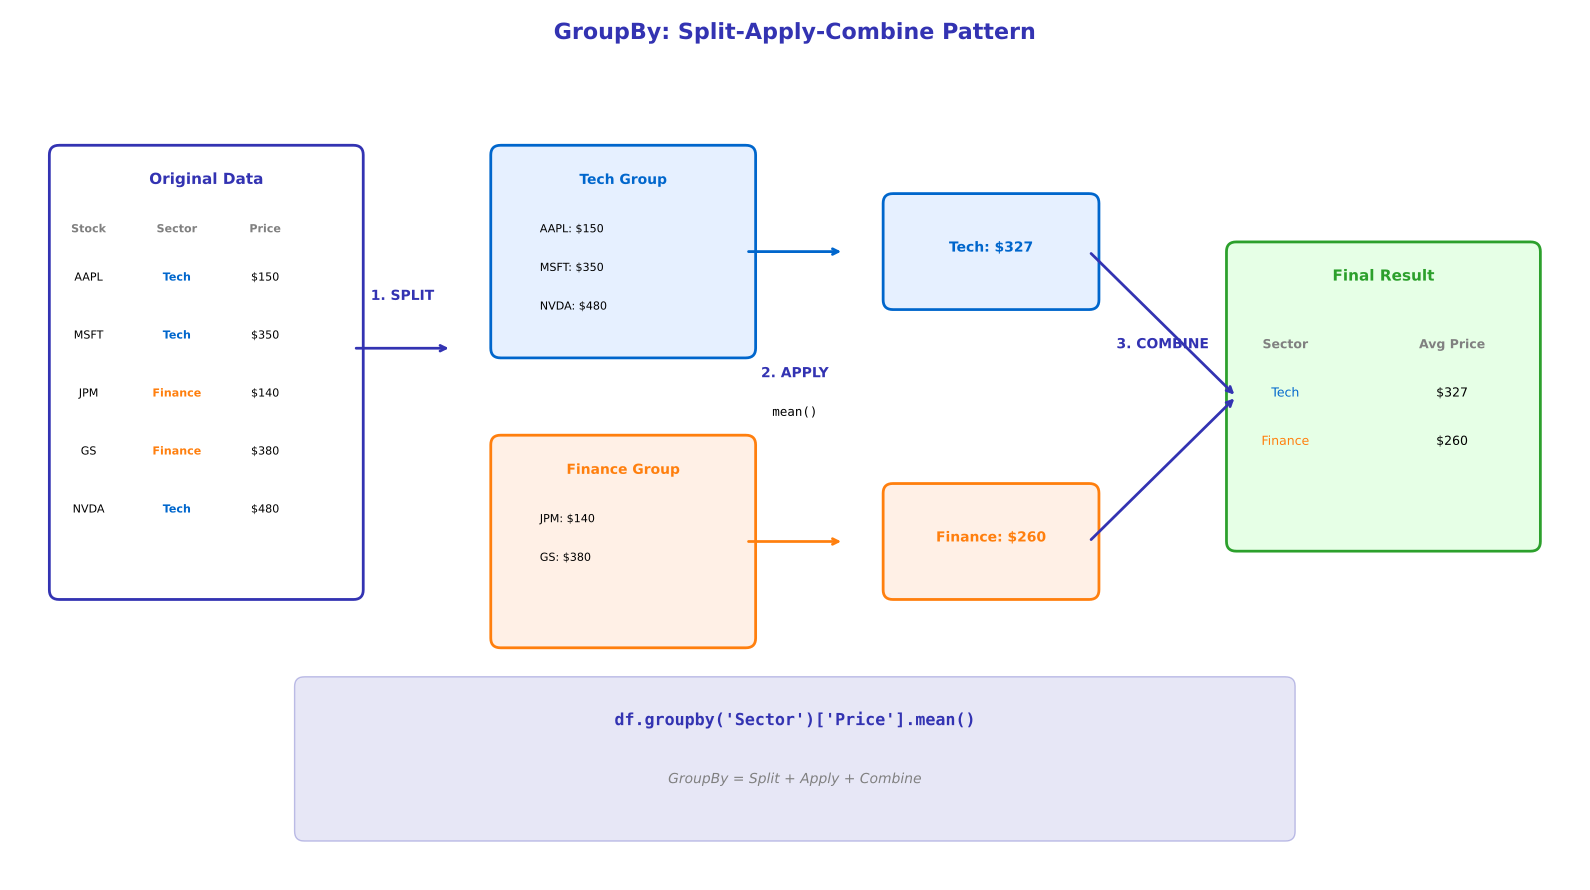

Reproduce this figure in Python.
"""Split-Apply-Combine - GroupBy conceptual diagram"""
import matplotlib.pyplot as plt
import matplotlib.patches as patches
from matplotlib.patches import FancyBboxPatch, FancyArrowPatch
import numpy as np
from pathlib import Path

# Standard matplotlib configuration
plt.rcParams.update({
    'font.size': 10,
    'axes.labelsize': 10,
    'axes.titlesize': 11,
    'xtick.labelsize': 9,
    'ytick.labelsize': 9,
    'legend.fontsize': 9,
    'figure.figsize': (10, 6),
    'figure.dpi': 150
})

# Course colors
MLPURPLE = '#3333B2'
MLLAVENDER = '#ADADE0'
MLBLUE = '#0066CC'
MLORANGE = '#FF7F0E'
MLGREEN = '#2CA02C'
MLRED = '#D62728'

fig, ax = plt.subplots(figsize=(16, 9))
ax.set_xlim(0, 16)
ax.set_ylim(0, 9)
ax.axis('off')

# Title
ax.text(8, 8.7, 'GroupBy: Split-Apply-Combine Pattern', ha='center',
        fontsize=16, fontweight='bold', color=MLPURPLE)

# Step 1: Original Data
orig_box = FancyBboxPatch((0.5, 3), 3, 4.5, boxstyle="round,pad=0.1",
                          edgecolor=MLPURPLE, facecolor='white', linewidth=2)
ax.add_patch(orig_box)
ax.text(2, 7.2, 'Original Data', ha='center', fontsize=11, fontweight='bold', color=MLPURPLE)

# Sample data
data = [
    ('AAPL', 'Tech', 150),
    ('MSFT', 'Tech', 350),
    ('JPM', 'Finance', 140),
    ('GS', 'Finance', 380),
    ('NVDA', 'Tech', 480),
]
headers = ['Stock', 'Sector', 'Price']
for i, h in enumerate(headers):
    ax.text(0.8 + i*0.9, 6.7, h, ha='center', fontsize=8, fontweight='bold', color='gray')
for i, (stock, sector, price) in enumerate(data):
    y = 6.2 - i*0.6
    color = MLBLUE if sector == 'Tech' else MLORANGE
    ax.text(0.8, y, stock, ha='center', fontsize=8)
    ax.text(1.7, y, sector, ha='center', fontsize=8, color=color, fontweight='bold')
    ax.text(2.6, y, f'${price}', ha='center', fontsize=8)

# Arrow to Split
ax.annotate('', xy=(4.5, 5.5), xytext=(3.5, 5.5),
            arrowprops=dict(arrowstyle='->', color=MLPURPLE, lw=2))
ax.text(4, 6, '1. SPLIT', ha='center', fontsize=10, fontweight='bold', color=MLPURPLE)

# Step 2: Split Groups
# Tech group
tech_box = FancyBboxPatch((5, 5.5), 2.5, 2, boxstyle="round,pad=0.1",
                          edgecolor=MLBLUE, facecolor='#E6F0FF', linewidth=2)
ax.add_patch(tech_box)
ax.text(6.25, 7.2, 'Tech Group', ha='center', fontsize=10, fontweight='bold', color=MLBLUE)
tech_data = [('AAPL', 150), ('MSFT', 350), ('NVDA', 480)]
for i, (s, p) in enumerate(tech_data):
    ax.text(5.4, 6.7 - i*0.4, f'{s}: ${p}', fontsize=8)

# Finance group
fin_box = FancyBboxPatch((5, 2.5), 2.5, 2, boxstyle="round,pad=0.1",
                         edgecolor=MLORANGE, facecolor='#FFF0E6', linewidth=2)
ax.add_patch(fin_box)
ax.text(6.25, 4.2, 'Finance Group', ha='center', fontsize=10, fontweight='bold', color=MLORANGE)
fin_data = [('JPM', 140), ('GS', 380)]
for i, (s, p) in enumerate(fin_data):
    ax.text(5.4, 3.7 - i*0.4, f'{s}: ${p}', fontsize=8)

# Arrow to Apply
ax.annotate('', xy=(8.5, 6.5), xytext=(7.5, 6.5),
            arrowprops=dict(arrowstyle='->', color=MLBLUE, lw=2))
ax.annotate('', xy=(8.5, 3.5), xytext=(7.5, 3.5),
            arrowprops=dict(arrowstyle='->', color=MLORANGE, lw=2))
ax.text(8, 5.2, '2. APPLY', ha='center', fontsize=10, fontweight='bold', color=MLPURPLE)
ax.text(8, 4.8, 'mean()', ha='center', fontsize=9, family='monospace')

# Step 3: Applied results
tech_result = FancyBboxPatch((9, 6), 2, 1, boxstyle="round,pad=0.1",
                             edgecolor=MLBLUE, facecolor='#E6F0FF', linewidth=2)
ax.add_patch(tech_result)
ax.text(10, 6.5, f'Tech: ${(150+350+480)/3:.0f}', ha='center', fontsize=10,
        fontweight='bold', color=MLBLUE)

fin_result = FancyBboxPatch((9, 3), 2, 1, boxstyle="round,pad=0.1",
                            edgecolor=MLORANGE, facecolor='#FFF0E6', linewidth=2)
ax.add_patch(fin_result)
ax.text(10, 3.5, f'Finance: ${(140+380)/2:.0f}', ha='center', fontsize=10,
        fontweight='bold', color=MLORANGE)

# Arrow to Combine
ax.annotate('', xy=(12.5, 5), xytext=(11, 6.5),
            arrowprops=dict(arrowstyle='->', color=MLPURPLE, lw=2))
ax.annotate('', xy=(12.5, 5), xytext=(11, 3.5),
            arrowprops=dict(arrowstyle='->', color=MLPURPLE, lw=2))
ax.text(11.75, 5.5, '3. COMBINE', ha='center', fontsize=10, fontweight='bold', color=MLPURPLE)

# Final result
final_box = FancyBboxPatch((12.5, 3.5), 3, 3, boxstyle="round,pad=0.1",
                           edgecolor=MLGREEN, facecolor='#E6FFE6', linewidth=2)
ax.add_patch(final_box)
ax.text(14, 6.2, 'Final Result', ha='center', fontsize=11, fontweight='bold', color=MLGREEN)
ax.text(13, 5.5, 'Sector', ha='center', fontsize=9, fontweight='bold', color='gray')
ax.text(14.7, 5.5, 'Avg Price', ha='center', fontsize=9, fontweight='bold', color='gray')
ax.text(13, 5.0, 'Tech', ha='center', fontsize=9, color=MLBLUE)
ax.text(14.7, 5.0, '$327', ha='center', fontsize=9)
ax.text(13, 4.5, 'Finance', ha='center', fontsize=9, color=MLORANGE)
ax.text(14.7, 4.5, '$260', ha='center', fontsize=9)

# Code example at bottom
code_box = FancyBboxPatch((3, 0.5), 10, 1.5, boxstyle="round,pad=0.1",
                          edgecolor=MLPURPLE, facecolor=MLLAVENDER, alpha=0.3)
ax.add_patch(code_box)
ax.text(8, 1.6, "df.groupby('Sector')['Price'].mean()", ha='center',
        fontsize=12, family='monospace', color=MLPURPLE, fontweight='bold')
ax.text(8, 1.0, 'GroupBy = Split + Apply + Combine', ha='center',
        fontsize=10, style='italic', color='gray')

plt.tight_layout()
plt.savefig(Path(__file__).parent / 'chart.pdf', dpi=300, bbox_inches='tight')
plt.close()
